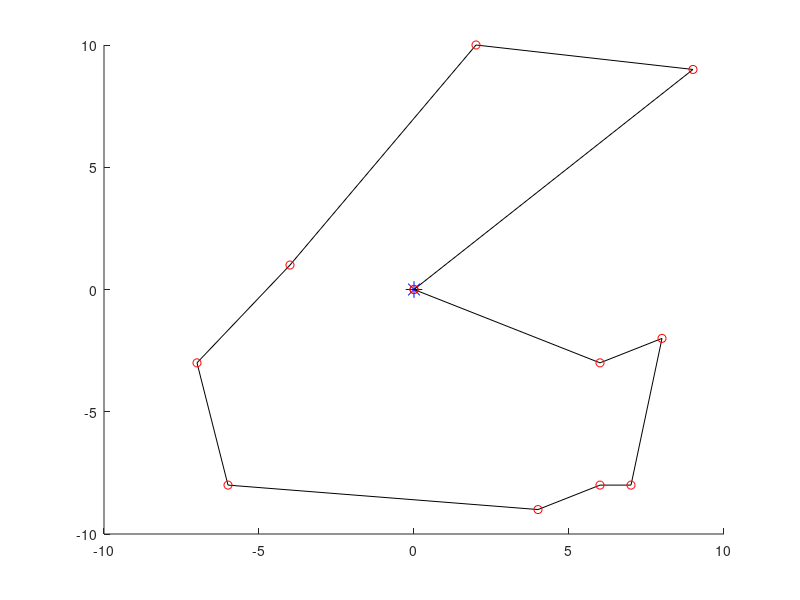
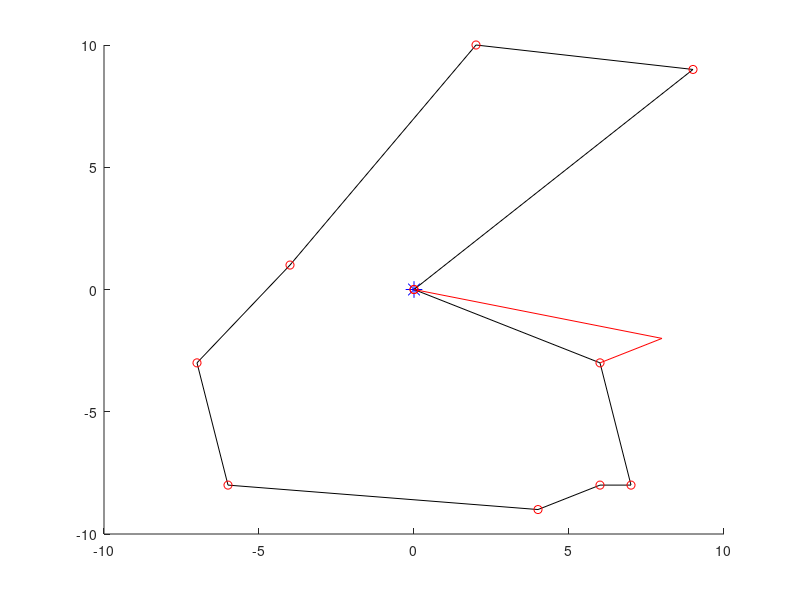
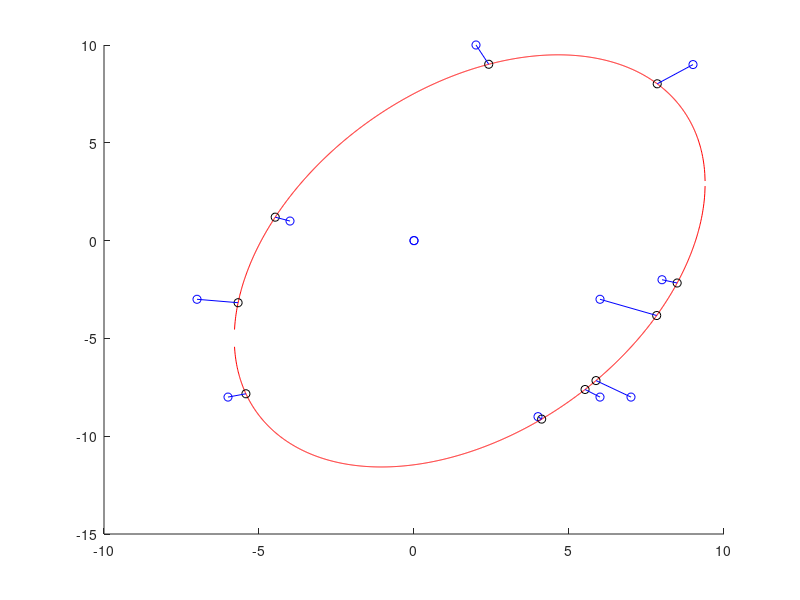

Write MATLAB code to recreate these figures, in order.
function[] = TDRA( )
% This main function will execute the entirety of the Truck and Drone 
% routing algorithm. 

%%%
% When it comes to calculating the "travel time between two customers" we will 
% use the distance between the two nodes for trucks. When calculating the 
% travel time between two customers by UAV, we will use the distance but 
% divided by a speed factor of 1.5.
%%%

    % Variables 
    %      C0            Set of customer locations with depot as the starting
    %                     location where C0.x is the x location of the
    %                     customers and C0.y is the y locations of the
    %                     customers. 
    %       c            Number of customers
    %       U            Set of drones
    %       u            Number of drones
    % aafDistancesTruck  Travel times between two customers i & j by truck
    %     soln           Our representation of the solution where:
    %                      ansoln.Part1 represents the sequence of customers
    %                          visited by the truck
    %                      ansoln.Part2 represents the assignment of
    %                          customers to UAVs & also the sequence of
    %                          visits by each UAV
    %                      ansoln.Part3 represents the launch locations of
    %                          each UAV for every flight
    %                      ansoln.Part4 represents the reconvene locations of
    %                          each UAV for every flight
    %       Rmax         Maximum number of iterations that our heuristic
    %                      will run
    %       WeightInfo   The weight of each heuristic which serves as an
    %                      indicator of the performance of the heuristic

    
    
    
    % Generate customer locations
%     C0.x = (50 - -50)*rand(1, 4) + -50;
%     C0.y = (50 - -50)*rand(1, 4) + -50;
%     C0.x = [ 0 -10 0 0 ]; % we treat the first slot as the depot;
%     C0.y = [ 0 0 -10 -5 ];  % we treat the first slot as the depot;
%     C0.x = [ 0 randi([-10, 10], 1, 10) 0 ];
%     C0.y = [ 0 randi([-10, 10], 1, 10) 0 ];
    
    C0.x = [ 0 -4 -7 -6 4 6 2 9 8 7 6 0 ];
    C0.y = [ 0 1 -3 -8 -9 -3 10 9 -2 -8 -8 0];
    
% %          0  1  2  3  4  0   Customer ID
% %          1  2  3  4  5  6   Indices
%     C0.x = [ 0  8  6 -7  1  0 ];
%     C0.y = [ 0 -2 -3 -3  2  0 ];

%            0  1  2  3  4  5  6  0  Customer ID
%            1  2  3  4  5  6  7  8  Indices
%     C0.x = [ 0 -2 -3  2  2  7 -4  0 ]; 
%     C0.y = [ 0  4  1  4  3  1  3  0 ]; 

% 
%     C0.x = [0, 1, 2, 3, 3, 2, 1, 0 ]
%     C0.y = [0, 1, 1, 0.1, -1, -1, -1, 0]

%%%%%%%%%%%%%%%%%%%%%%%%Testing ellipse fitting %%%%%%%%%%%%%%%%%%%%%%%%
% Slanted ellipse
%     C0.x = [ 1, 2, 3, 4, 4.5, 5, 5.5, 6, 6, 5.7, 5.5, 5, 4, 3, 1, ...
%              -1, -3, -6, -7, -7.5, -7, -6, ...
%              -3, -2, -1, -4, -5];
%     C0.y = [ 7, 6, 5, 4, 3, 2, 0.5, -1, -1.5, -3.5, -4, -5, -5.3, -5.2, -4.5,...
%              8, 8, 7, 6, 4, 2, 0, ...
%              -2.5, -3, -3.5, -1.5, -1];
    

% Ellipse along x axis; This works well 
%     C0.x = [ -3, -2.5, -2, -1.5, -1, -.5, 0, .5, 1, 1.5, 2, 2.5, 3, -3, -2.5, -2, -1.5, -1, -.5, 0, .5, 1, 1.5, 2, 2.5, 3 ];
%     C0.y = [ 0.54, 1.06, 1.34, 1.52, 1.64, 1.71, 1.73, 1.71, 1.64, 1.54, 1.34, 1.06, .54, -0.54, -1.06, -1.34, -1.52, -1.64, -1.71, -1.73, -1.71, -1.64, -1.54, -1.34, -1.06, -.54 ];

% Ellipse along y axis
%     C0.x = [ 0 [ -2 : 0.5 : 2 ] [ -2 : 0.5 : 2 ] 0]
%     C0.y = [0 sqrt( 1 - (C0.x(1 : 9).^2)/4 ) [ -1*sqrt( 1 - (C0.x(10 : 18).^2)/4 ) ] 0 ]
    



    % Plot the customer locations
%     hold on
%     figure( 1 );
%     plot(0,0,'b*', 'MarkerSize', 12)
%     plot(C0.x, C0.y, 'bo')
%     hold off

    
    % Numbers of customers (excluding the depot) 
    c = length(C0.x) - 2;
    
    % Number of drones
    U = [1, 2];
    u = length(U);
    
    % Initial and final temperature (Inputs for SA)
    T0 = 90;
    TFinal = 0.01; 
    Beta_SA = 0.99;
    Imax = 20;
    
    % Calculate the distances between each all points
    % Here, our first row of the columns is how far our depot is from each 
    % of the customers. 
    aafDistances = calculateDistances(C0.x, C0.y);
    
    
    % Initialize solution data structure
    soln.anPart1 = zeros(1, length(C0.x));  % the Truck Route
    soln.anPart2 = [-1];  % Assignment of customers to UAVs
    soln.anPart3 = [-1];  % Launch locations of the UAVs
    soln.anPart4 = [-1];  % Reconvene locations of the UAVs
    
    
    % Generate initial solution s, to the STRPD based on SA
    s = simulatedAnnealing(c, aafDistances, soln, T0, TFinal, Beta_SA, Imax, u);
    
%%%%%%%%%%%%%%%%%%%%%%%%%%%%%%%%%%%%%%%%%%%%%%%%%%%%%%%%%%%%%%%%%%%%%%%%
    % Test plotting our path with drones
    % THis is correct btw
%     s.anPart1 = [ 0 4 2 3 0 ];
%     s.anPart3 = [ 2 -1 ];   % These indices refer to the cell number in part 1, so this is wrong. 
%     s.anPart2 = [ 1 -1 ];   % visits customer 1
%     s.anPart4 = [ 3 -1 ];   % returns to index 2 of s.anPart1 (which is customer 3)
% 
%     s.anPart1 = [ 0 4 3 1 2 0 ];    % MOST RECENT TEST
%     s.anPart3 = [ 1 -1 4 ];
%     s.anPart2 = [ 5 -1 6 ];
%     s.anPart4 = [ 3 -1 5 ]; 
    
%     s.anPart1 = [ 0 4 2 0 ];
%     s.anPart3 = [ 2 3 -1 ];   % These indices refer to the cell number in part 1, so this is wrong. 
%     s.anPart2 = [ 1 3 -1 ];   % visits customer 1
%     s.anPart4 = [ 3 4 -1 ];   % returns to index 2 of s.anPart1 (which is customer 3)

%     s.anPart1 = [ 0 4 2 0 ];
%     s.anPart3 = [ 2 -1 3 ];   % These indices refer to the cell number in part 1, so this is wrong. 
%     s.anPart2 = [ 1 -1 3 ];   % visits customer 1
%     s.anPart4 = [ 3 -1 4 ];   % returns to index 2 of s.anPart1 (which is customer 3)

%     s.anPart1 = [ 0 4 2 0 ];
%     s.anPart3 = [ 2 -1 3 ];   % These indices refer to the cell number in part 1, so this is wrong. 
%     s.anPart2 = [ 1 -1 3 ];   % visits customer 1
%     s.anPart4 = [ 3 -1 4 ];   % returns to index 2 of s.anPart1 (which is customer 3)
%%%%%%%%%%%%%%%%%%%%%%%%%%%%%%%%%%%%%%%%%%%%%%%%%%%%%%%%
%%%%%%%%%%%%%%%%%%%%%%%%%%%%%%%%%%%%%%%%%%%%%%%%%%%%%%%%%%%%%%%%%%%%%%%%

    % Plot the truck and drone route
    plot_route( C0, s, 1);
    
    
    % Initialize best solution, the rsult of the best solution, the 
    % iteration number, and the temperature
    s_best = s;
    fs_best = f(aafDistances, s_best, u);
    
    
    % Elliptical stuff
    solnOut = ellipticalCustomerAssignment( s_best, C0, u);
    
    % ALAN FIX THIS
    % The reason our plot isn't working too well is because for whatever
    % reason, the solnOut is choosing to return to a customer location that
    % is further away than the one it should be returning to . 
    hold on; 
    plot_route( C0, solnOut, 4)
    hold off; 
    
    f(aafDistances, solnOut, u)

    % This is line 4 of Algorithm 1: Outline of the TDRA
    solnTest = apply_heuristic_2_opt(solnOut, C0, aafDistances)

    WeightInfo = weight_init();

    Rmax = 10; 
    for iIter = 1 : Rmax
        nHeuristic = select_heuristic(WeightInfo);
    end
    
end

%%%%%%%%%%%%%%%%%%%%%%%%%%%%%%%%%%%%%%%%%%%%%%%%%%%%%%%%%%%%%%%%%%%%%%%%%%%
function[ ] = plot_route( C0, s, fig_num ) 
% plot_route will take in the customer locations & the initial solution
% produced via the Simulated annealing method. It will then plot the route 
% the truck will take. 
% Input 
%   C0      The locations of all the customers
%   s       The route we are plotting 
%   u       The number of drones 
%  fig_num  The number of the figure
% Output
%   

    % Variables
    %    a, b     Placeholder variables for the coordinates 
    %  nCustInd   counter to keep track of the customer indices 
    
    % Plot the truck route
    nCustInd = 2;
    a = [ 0 ]; 
    b = [ 0 ]; 
    
    % Fill in these a and b arrays
%     for i = s.anPart1( 2 : length(C0.x) - 1 )
    for i = s.anPart1( 2 : length(s.anPart1) - 1)
        a(nCustInd) = C0.x(i+1);
        b(nCustInd) = C0.y(i+1);
        nCustInd = nCustInd + 1; 
        a;
        b;
    end

    a(end + 1) = 0;
    b(end + 1) = 0;


        
    % Initialize the coords visited by the drones
    aanDrones = zeros(length(s.anPart2)-1, 6);
    
    C0;
    s; 
    % Fill in this matrix
    for iCustomer = 1 : length(s.anPart2)        
        if s.anPart2(iCustomer) == -1
            aanDrones( iCustomer, : ) = -1*ones(1, 6);
%             aanDrones = [ aanDrones ; -1*ones(1, 6) ]
            
        else
            aanDrones(iCustomer, 1) = C0.x(s.anPart1(s.anPart3(iCustomer)) + 1);
            aanDrones(iCustomer, 4) = C0.y(s.anPart1(s.anPart3(iCustomer)) + 1);

            aanDrones(iCustomer, 3) = C0.x(s.anPart1(s.anPart4(iCustomer)) + 1);
            aanDrones(iCustomer, 6) = C0.y(s.anPart1(s.anPart4(iCustomer)) + 1);

            aanDrones(iCustomer, 2) = C0.x(s.anPart2(iCustomer) + 1);
            aanDrones(iCustomer, 5) = C0.y(s.anPart2(iCustomer) + 1);
        end
    end
    
    
    
    % Plot the drone route
    aColors = ["r--", "b--", "g--", "k--", "m--"];
        
    % 
    aDimensions = size(aanDrones);
    
    % Plot this stuff
    figure(fig_num)
    hold on; 
    plot(0,0,'b*', 'MarkerSize', 12)
    plot(a, b, 'k-')
    plot(a, b, "ro")
    
    iDrone = 1; 
    for iRow = 1 : aDimensions 
        x = [ 0 ];
        y = [ 0 ]; 
        
        if aanDrones(iRow, 1) == -1
            iDrone = iDrone + 1; 
        else
            for iCol = 1 : 3
                x(iCol) = aanDrones(iRow, iCol);
                y(iCol) = aanDrones(iRow, iCol+3);
            end
            
            plot(x, y, aColors(iDrone));
        end
    end
    hold off; 
end

function[ aafDistances ] = calculateDistances( x, y )
% calculateDistances will calculate the distances between all the points 
%   on the graph
% INPUT
%   x, y   the x and y coordinates of the customers
% OUTPUT
%   aafDistances   An array of distances where D_ij is the distance between 
%                    house i and house j; this matrix should be symmetric

    % Variables
    %
    
    % Initialize the distances array
    aafDistances = zeros(length(x));
    
    % Calculate the distances
    for i = 1 : length(x)
        for j = 1 : length(x)
            aafDistances( i, j ) = sqrt( (x(i) - x(j))^2 + (y(i) - y(j))^2 );
        end
    end
    
end

function[ s_best ] = ...
    simulatedAnnealing( c, aafDistances, soln, T0, TFinal, Beta_SA, Imax, u)
% simulatedAnnealing function will take in an array of distances 
% and will generate a random TRP (traveling repairman problem).
% INPUT
%   c              The length of the soln
%  aafdistances    Array of distances between customers
%  soln            Data structure of solution
%   T0             The initial temperature
%   TFinal         The final temperature we want to approach
%  Beta_SA         The cooling schedule for our simulated annealing
%   Imax           The maximum number of iterations
%   u              The numebr of drones
% OUTPUT
%  s_best          Returns the best solution to the TRP 


    % Variables
    %  soln       Data structure with solutions parts 1, 2, 3, and 4 
    %     s       Solution to the TRP problem
    %  s_best     Best solution
    % fs_best     The result of the best solution7
    %     T       The current temperature of our simulated annealing
    

    % Initialize our current and final temperatures
    T = T0;     
    
    % Generate a ranomd TRP (Traveling Repairman Problem) 
    % randomly insert all customers into vector    
    soln.anPart1 = [ 0 randperm(c) 0 ];
    s = soln; % create duplicate of soln for comparison
    
    % Initilaize the best solution and the best result 
    s_best = s;
    fs_best = f(aafDistances, s, u); 
    
    sPrime = soln;
    
    % Run the simulated annealing process
    while T > TFinal
        for i = 1 : Imax 
            % Find neighbor to s
            sPrime.anPart1 = neighbor(s);
            

            
            % Check if neighbor is better than current solution 
            diff = fs_best - f(aafDistances, sPrime, u);
            
            % Check if neighbor is better
            if f(aafDistances, sPrime, u) < f(aafDistances, s_best, u)
                s_best.anPart1 = sPrime.anPart1;
                fs_best = f(aafDistances, sPrime, u); 
            end
            
            % Boltzmann probability time babbbyyyy
            if rand() < exp(-abs(diff) / T)
                s.anPart1 = sPrime.anPart1;
            end
            
        end
        
        % Cooling schedule
        T = Beta_SA * T; 
    end
    
    
    
end

function[ solnOut ] = ellipticalCustomerAssignment( solnIn, C0, k )
% The ellipticalCustomerAssignment heuristic function will take in a soln
% and then will return another solution. 

% INPUT
%  solnIn      This is the input solution
%  C0          The locations (coordinates) of the customers
%  k           Number of drones
% OUTPUT
%  solnOut     This is the output solution

    % VARIABLES
    %    D        The design matrix
    %    C        The constraint matrix
    %    S        Scatter matrix
    %    V        Matrix with columns being the eigenvectors
    %    D        Matrix where diagonals are eigenvalues
    %    g        Anonymous function for distance from point to conic
    %    h        Anonymous function for distance between two points
    % aVectorScaled  The parameters that create our ellipse
    % anSortedTruckCustomers   Vector of truck customers sorted by distance
    %                          to ellipse
    % aafDistances  Get the distances between all the points
    
    
    % Create matrix of distances
    aafDistances = calculateDistances(C0.x, C0.y);
    
    % Assign initial variables 
    solnOut = solnIn; 
    fSolnOut = f( aafDistances, solnIn, k);
    
    % Fit an ellipse to C0 
    % First create our design matrix
    D = zeros(length(C0.x) - 1, 6);
    for iRow = 1 : length(C0.x) - 1
        D( iRow, 1 ) = (C0.x(iRow))^2;
        D( iRow, 2 ) = C0.x(iRow) * C0.y(iRow);
        D( iRow, 3 ) = (C0.y(iRow))^2;
        D( iRow, 4 ) = C0.x(iRow);
        D( iRow, 5 ) = C0.y(iRow);
        D( iRow, 6 ) = 1;
        

    end
    
    
    % Next our constraint matrix
    C = zeros(6); 
    C(1, 3) = 2;
    C(3, 1) = 2;
    C(2, 2) = -1; 
    
    % Create scatter matrix
    S = D' * D;
    
    % Find our eigenvalues and eigenvectors
    [ eigenvector, eigenvalue ] = eig( S, C );
    
    % Find the smallest eigenvalue
    fMinDiag = inf;
    for iDiagonal = 1 : 6
        if eigenvalue(iDiagonal, iDiagonal) > 1e-6 && eigenvalue(iDiagonal, iDiagonal) < fMinDiag
            iMinDiag = iDiagonal;
            fMinDiag = eigenvalue(iDiagonal, iDiagonal);
        end
    end
    
    
    % Scale the parameters so that a'C*a = 1
    aVector = eigenvector( :, iMinDiag );
    fScaling = aVector' * C * aVector;
    aVectorScaled = aVector / sqrt(fScaling);
        
    
    % This function gives us the algebraic distance of any point (x, y)
    % from the conic. 
    g = @( a, x, y) (a(1)*x.^2 + a(2).*x.*y + a(3)*y.^2 + a(4)*x + a(5)*y + a(6));
    
    
    % Create functions from the quadratic formulas    
    fplus  = @(a, x) ( -(a(2)*x + a(5)) + sqrt( (a(2)*x + a(5)).^2 - 4*a(3)*(a(1)*x.^2 + a(4)*x + a(6)) ) ) / (2*a(3));
    fminus = @(a, x) ( -(a(2)*x + a(5)) - sqrt( (a(2)*x + a(5)).^2 - 4*a(3)*(a(1)*x.^2 + a(4)*x + a(6)) ) ) / (2*a(3));
    
    
    % Create array of points
    afXData = [ min(C0.x) - 10 : 0.01 : max(C0.x) + 10 ];
    % Check to see if the x and y are imaginary
    counter = 1;
    for x = afXData
        if isreal(fplus( aVectorScaled, x )) && fplus( aVectorScaled, x) ~= 0
            afXGoodData(counter) = x;
            afYDataPositive(counter) = fplus( aVectorScaled, x ); 
        end
        
        if isreal(fminus( aVectorScaled, x )) && fminus( aVectorScaled, x) ~= 0
            afYDataNegative(counter) = fminus( aVectorScaled, x );
        end
        
        if isreal(fminus( aVectorScaled, x )) && isreal(fplus( aVectorScaled, x ))
            counter = counter + 1; 
        end
        
        
    end
               
    
    % Plot the points
    figure(12345)
    hold on; 
    plot(C0.x, C0.y, 'bo')
    plot(afXGoodData, afYDataPositive, 'r-')
    plot(afXGoodData, afYDataNegative, 'r-')
    

    
    % Given a customer point (xi, yi), find the point (x, y) on an ellipse
    % that minimizes the distance between (xi, yi) and (x, y)
    
    % Set the max number of iterations, the threshold
    % for convergence
    nMax = 30; 
    fThreshold = 10^(-6);
    
    % Hard code the function and its jacobian
    h = @(x, y, lambda, xi, yi, a) ...
        [ 2*x - 2*xi + 2*a(1)*x*lambda + a(2)*lambda*y + a(4)*lambda; 
          2*y - 2*yi + a(2)*lambda*x + 2*a(3)*lambda*y + a(5)*lambda; 
          a(1)*x^2 + a(2)*x*y + a(3)*y^2 + a(4)*x + a(5)*y + a(6) ];

    h_jacobian = @(x, y, lambda, xi, yi, a) ...
        [ 2 + 2*a(1)*lambda, a(2)*lambda, 2*a(1)*x + a(2)*y + a(4); 
          a(2)*lambda, 2 + 2*a(3)*lambda, a(2)*x + 2*a(3)*y + a(5); 
          2*a(1)*x + a(2)*y + a(4), a(2)*x + 2*a(3)*y + a(5), 0 ];
      
   % Initialize ellipse points
   afEllipse.x = [];
   afEllipse.y = [];
   
   % Initialize vector of distances
   afDistanceFromEllipse = zeros(1, length(C0.x)-2); 
    
   %Instead of iterating through the length of the arrays, iterate through   
   for nCustomer = solnIn.anPart1(2 : end - 1)
       % Set initial guess
       %                  x                y        lambda
       afGuess = [ C0.x(nCustomer + 1); C0.y(nCustomer + 1); 0 ]; 
       
       
       % Get the unknowns
       [ ae_vals, j, aUnknowns ] = ... 
           newtons_method( nMax, afGuess, fThreshold, h, h_jacobian, aVectorScaled, C0, nCustomer+1);
       
       % Plot the point on the ellipse
       plot(aUnknowns(1, j-1), aUnknowns(2, j-1), 'ko')
       
       % Store the ellipse point
       afEllipse.x = aUnknowns(1, j-1);
       afEllipse.y = aUnknowns(2, j-1); 
       
       % Calculate the distance between customers and closest pt on ellipse
       afDistanceFromEllipse( nCustomer ) = sqrt( (afEllipse.x(end) - C0.x(nCustomer+1))^2 + ...
           (afEllipse.y(end) - C0.y(nCustomer+1))^2 );
       
       % Plot those thangs 
       plot( [ C0.x(nCustomer+1); afEllipse.x ], [C0.y(nCustomer+1); afEllipse.y], 'b-' )
%        [ C0.x(nCustomer); afEllipse.x ]
% %        for i = 1 : length(C0.x)
% %            plot( [ C0.x(nCustomer+1); afEllipse.x(nCustomer) ], [C0.y(nCustomer+1); afEllipse.y(nCustomer)], 'b-' )
% %        end
% %        hold off; 
             
              % Final Output Lines
%        fprintf("\n")
%         fprintf("Final Output Line for Part (a)\n")
%         fprintf("Current k    |      e^(k+1)     |      x^(k+1)\n" );
%         fprintf("  %4d       |   %10.10f   |   [ %2.6f ; %2.6f; %2.6f ]   \n", k-2, ae_vals(k-1), aUnknowns(1, k-1), aUnknowns(2, k-1), aUnknowns(3, k-1))
       
   end
    
   hold off;
   
   
   % Sort the customer in descending order from distance to the ellipse
   [ afSortedDistances, anSortedTruckCustomers ] = sort( afDistanceFromEllipse, 2, "descend" );

   afSortedDistances;
   
   
   % Get the distance matrix (the distances between all the points)
   aafDistances = calculateDistances(C0.x, C0.y); 
   
   
    % Now we start looping until no feasible position is available for
    % customers in the list for re-insertion in UAV routes
%     feasible = 1;  %
%     temp_counter = 0;     % this temporary counter will eventually be removed, 
                          % it is taking place of the feasibility thing
           
    bDone = 0;


    
% if for one iteration of the repeat loop, doesn't improve. 


    while ~bDone 
        % Initialize the "previous" best waiting time
        fTotalWaitingTimePrev = fSolnOut; 

        for i = 1 : length(anSortedTruckCustomers)           
            % Store the index of customer i in anSortedTruckCustomers
            jCust = anSortedTruckCustomers(i);  % customer index at index i in anSortedTruckCustomers
            
            % Select customer c_j in the list & remove it from truck route
            solnRemovedCustomer = soln_remove_truck_customer(solnIn, jCust);

%             %%%%% TEMPORARY STUFF REMOVE AFTER TESTING %%%%%
%             solnIn.anPart1 = [0 10 9 8 7 3 5 6 0];
%             solnIn.anPart3 = [ 1 6 -1 2 3 6];
%             solnIn.anPart2 = [11 1 -1 12 4 2];
%             solnIn.anPart4 = [3 7 -1 3 6 7];
%             solnIn
%             jCust = 8  % This is the customer we will be removing
%             %%%%% TEMPORARY STUFF REMOVE AFTER TESTING %%%%%
            
            % Check all potential positions in truck route
            for iTruckStop = 2 : length(solnIn.anPart1) - 1
                % Insert the customer in the truck route
                insertedTruckSoln = ...
                    soln_insert_truck_customer(solnRemovedCustomer, jCust, iTruckStop);
                
                
                % Check feasibility 
                % Totally checking feasibility, yep looks super great
                bFeasible = check_feasibility(insertedTruckSoln);           
                
                % Calculate the total waiting time
                fTruckInsertionWaitingTime = f( aafDistances, insertedTruckSoln, k ); 

                % Compare this s to our original s_out
                if bFeasible && (fTruckInsertionWaitingTime < fSolnOut)
                    solnOut = insertedTruckSoln; 
                    fSolnOut = fTruckInsertionWaitingTime; 
                end
            end

            % Intialize feasibility for inserting customer into drone
%             bFeasible = 1;  
            
            indexindexindex = 1;
            % Check all potential positions in drone route
            for iDrone = 1 : k
                for iStopLeave = 1 : length(solnRemovedCustomer.anPart1)
                    for iStopReturn = iStopLeave + 1 : length(solnRemovedCustomer.anPart1)
                        % Insert the customer in the truck route
                        insertedDroneSoln = ... 
                            soln_add_drone_customer(solnRemovedCustomer,...
                            jCust, iDrone, iStopLeave, iStopReturn);

                        % Check feasibility
                        bFeasible = check_feasibility(insertedDroneSoln, C0, aafDistances);

                        % Let's check what it looks like
%                         hold on; 
%                         plot_route( C0, insertedDroneSoln, indexindexindex)
%                         hold off;
                        
                        % Calculate the total waiting time
                        % note: when calculating wait times, we are using
                        % the CURRENT soln.anPart1 
                        fDroneInsertionWaitingTime = f( aafDistances, insertedDroneSoln, k); 

                        % Compare this to the solnOut
                        if bFeasible && (fDroneInsertionWaitingTime < fSolnOut)
                            solnOut = insertedDroneSoln; 
                            fSolnOut = fDroneInsertionWaitingTime; 
                        end

                        indexindexindex = indexindexindex + 1; 
                    end
                end
            end
        end % here here here


        % Remove the customer from the list
        anSortedTruckCustomers(1) = []; 


        % right here
        if fTotalWaitingTimePrev <= fSolnOut 
            bDone = 1; 
        end
    end

end

function[ ae_vals, k, aUnknowns ] = ...
    newtons_method( nMax, afGuess, fThreshold, h, h_jacobian, a, C0, iCustomer )
% Newton's method will approximate the roots of our function h. For this
% particular problem, h is the gradient of our distance formula. 
% Input
%   nMax               The maximum number of iterations
%   afGuess            Our initial guess
%   fThreshold         The threshold for convergence
%   h                  The function we are trying to find the root of 
%   h_jacobian         The jacobian of function h
%   aVectorScaled      The paramters we found to create our ellipse
%   C0                 Our set of customers
%   iCustomer          The current customer we are at
% Output
%   ae_vals            Array of error values
%   k                  Number of iterations
%   aUnknowns          Array of unknowns we are trying to find

    % Local Variables
    %  k           Number of iterations it took to converge
    %  e           The error value
    %  xi          x coordinate of the customers
    %  yi          y coordinate of the customers
    
    % Initialize k values and error value e
    k = 1; 
    e = 99;   % absurd error value
    
    % Create variables for the x and y coordinates of the customers
    xi = C0.x(iCustomer); 
    yi = C0.y(iCustomer); 
    
    % Initialize vector to hold the updating x, y, and lambda values and
    % vector for e values
    aUnknowns = zeros(3, nMax); 
    ae_vals = zeros(1, nMax); 
    aUnknowns(:, 1) = afGuess; 
    ae_vals(1) = e; 
    
    % Run Newton's Method for the vector case
    while k < nMax + 2 && ae_vals(k) > fThreshold
        aUnknowns(:, k+1) = aUnknowns(:, k) - ... 
            h_jacobian(aUnknowns(1, k), aUnknowns(2, k), aUnknowns(3, k), xi, yi, a) \ ...
            h(aUnknowns(1, k), aUnknowns(2, k), aUnknowns(3, k), xi, yi, a ); 
        
        % Calculate the error
        ae_vals(k+1) = norm( aUnknowns(:, k+1) - aUnknowns(:, k) );
        
        % Print k, the error and the value
%         fprintf("Current k    |      e^(k+1)     |      x^(k+1)\n" );
%         fprintf("  %4d       |   %10.10f   |   [ %2.6f ; %2.6f; %2.6f ]   \n", k-1, ae_vals(k+1), aUnknowns(1, k+1), aUnknowns(2, k+1), aUnknowns(3, k+1))
        
        % Update k 
        k = k + 1; 
    end
end

function[ solnOut ] = soln_remove_truck_customer(solnIn, jCust)
% The soln_remove_truck_Customer function takes in a solution structure and
% the customer j that we will be removing from the truck route. It will
% first loop over soln.anPart1 to find jCust. Then it will "remove him" by
% esentially shifting everyone in solnIn.anPart1 after him down by 1. 
% Input
%  solnIn     The solution we are currently working with
%  jCust      The customer we will be removing from part 1 of solnIn
% Output
%  solnOut    The resulting solution

    % Local variables
    %  iCustomer     counter variable to keep track of the customer index
    %  
    
    % Loop over soln.anPart1 to find jCust
    for iCustomer = 1 : length(solnIn.anPart1)
        if solnIn.anPart1(iCustomer) == jCust
            jCustIndex = iCustomer; 
        end
    end
    
    % Remove jCust and shift everyone down
    solnIn.anPart1(jCustIndex) = [];
    solnIn.anPart1;

    % Shift things in part 3 and part 4 that are after the removal slot
    % down by 1
    nDroneCounter = 1; 
    for nIndex = 1 : length(solnIn.anPart3)
        if solnIn.anPart3(nIndex) < 0
            nDroneCounter = nDroneCounter + 1;
            
        else
            if solnIn.anPart3(nIndex) > jCustIndex  % "if it comes after"
                solnIn.anPart3(nIndex) = solnIn.anPart3(nIndex) - 1;  
            end
            
            if solnIn.anPart4(nIndex) > jCustIndex
                solnIn.anPart4(nIndex) = solnIn.anPart4(nIndex) - 1; 
            end
        end
    end
    
    % Return the solnOut
    solnOut = solnIn; 
  
end

function[ solnOut ] = soln_insert_truck_customer(solnIn, jCust, iStop)
% The soln_insert_truck_customer method will take in the solution, the
% jCustomer we will be inserting, and the place where the truck will be
% inserted. 
% Inputer
%    solnIn    The input solution
%    jCust     the customer that will be inserted
%    iStop     Where the truck will be placed

    % Local Variables
    %
    
    % Initialize the out solution 
    solnOut = solnIn;
    
    % First insert values 1 to iStop - 1
    solnOut.anPart1 = solnIn.anPart1(1 : iStop - 1);
    
    % Next insert jCust
    solnOut.anPart1(iStop) = jCust; 
    
    % Next insert the remaining values iStop to the end of the array
    solnOut.anPart1 = [ solnOut.anPart1 solnIn.anPart1(iStop : end)]; 
    
    % Update anPart3 and anPart4
    nDroneCounter = 1; 
    for nIndex = 1 : length(solnIn.anPart3)
        if solnIn.anPart3(nIndex) < 0
            nDroneCounter = nDroneCounter + 1; 
        else
            if solnIn.anPart3(nIndex) >= iStop
                solnOut.anPart3(nIndex) = solnIn.anPart3(nIndex) + 1; 
            end
            
            if solnIn.anPart4(nIndex) >= iStop
                solnOut.anPart4(nIndex) = solnIn.anPart4(nIndex) + 1; 
            end
        end
    end             
end

function[ solnOut ] = ...
    soln_add_drone_customer(solnIn, jCust, iDrone, iStopLeave, iStopReturn)
% soln_add_drone_customer will take in the current solution data structure,
% the customer we will be including, the drone that will be delivering to
% it as well as where the drone will be departing from and arriving to. 
% Input
%  solnIn       Current solution
%  jCust        Customer we are inserting
%  iDrone       The drone that will be delivering to that customer
%  iStopLeave   The index from which the drone will be leaving (based off
%                of the indices from soln.anPart1) 
%  iStopReturn  The index where the drone will be returning (also based off
%                of the indices from soln.anPart1)

% Output
%  solnOut      The resutling solution. 

    % Local variable
    % iPart3Drone     The drone we are currently looking at in part 3
    
    
    % Find the drone we are looking for in solnIn.anPart3
    iPart3Drone = 1;                   
    nDroneCounter = 1;
    
    % Initialize the solnOut
    solnOut = solnIn; 
    
    while (nDroneCounter ~= iDrone)
        % If we hit a separator (-1) increment the drone
        if (solnIn.anPart3(iPart3Drone) == -1)
            nDroneCounter = nDroneCounter + 1; 
        end
        iPart3Drone = iPart3Drone + 1; 
    end
    
    
    % Look for where iStopLeave fits in solnIn.anPart3 (start from
    % iPart3Drone)
    bPlaced = 0;
    iLeavePlacement = iPart3Drone; 
    while (~bPlaced)        
        % In the case that we want to assign drone n a customer, but there
        % are currently no drone n customers
        if iLeavePlacement > length(solnIn.anPart3)
            % Insert placeholder slot
            solnOut.anPart3(end + 1) = 0;
            solnOut.anPart2(end + 1) = 0; 
            solnOut.anPart4(end + 1) = 0; 
        end
                    
        if (solnOut.anPart3(iLeavePlacement) < iStopLeave)
            % Then we place it in index iLeavePlacement
            bPlaced = 1; 
            
        else
            % We iterate through
            iLeavePlacement = iLeavePlacement + 1; 

        end
    end
    
    
    % Shift oclumns in Part 3 up by 1
    % Shift the columns at & abova where it goes to the right by 1
    solnOut.anPart3 = solnIn.anPart3(1 : iLeavePlacement - 1); 
    
    % Insert the index it will be leaving from
    solnOut.anPart3(iLeavePlacement) = iStopLeave;
    
    % Insert the remaining values iStopLeave to the end of the array
    solnOut.anPart3 = [ solnOut.anPart3 solnIn.anPart3(iLeavePlacement : end) ];
    
    % ----
    % Shift columns in Part 2 up by 1
    % Shift the columns at & abova where it goes to the right by 1
    solnOut.anPart2 = solnIn.anPart2(1 : iLeavePlacement - 1);
    
    % Insert the customer jCust
    solnOut.anPart2(iLeavePlacement) = jCust; 
    
    % Insert the remaining values iStopLeave to the end of the array
    solnOut.anPart2 = [ solnOut.anPart2 solnIn.anPart2(iLeavePlacement : end) ]; 
    
    
    % ----
    % Shift the columns in Part 4 up by 1
    % Shift the columns at & above where it goes to the right by 1
    solnOut.anPart4 = solnIn.anPart4(1 : iLeavePlacement - 1);

    % Insert the customer return index
    solnOut.anPart4( iLeavePlacement ) = iStopReturn; 
    
    % Insert the remaining values iStopLeave to the end of the array
    solnOut.anPart4 = [ solnOut.anPart4 solnIn.anPart4(iLeavePlacement : end) ];       
end

function[ sPrime ] = neighbor( soln )
% The neighbor function will implement the well-known 2-opt method for
% creating neighbors for our current solution s. Here, we must note that
% our 2-opt method will switch two customers within the vector of Parts 1
% and 2. The customers are selected randomly. Our 2-opt is a local search
% heuristic.

% INPUT
%   soln       Current solution data structure.
% OUTPUT
%  sPrime      A neighbor to input solution soln

    % Variables
    %    sPrime    The soln.anPart1 which is the neighbor to our original 
    %                soln.anPart1  
    %  randIndex1  The index of the customer that will be switched out from
    %                part 1 of the soln data structure
    %  randIndex2  The index of the customer that will be switched out from
    %                part 2 of the soln data structure. 
    %    nTemp     A temporary variable that holds the customer at index 
    %                randIndex1
    
    
    % Randomly pick two customer indices from anPart1 
    randIndex1 = -1;
    randIndex2 = -1;
    
    % Make sure that we don't pick the same two indices
    while randIndex1 == randIndex2
        randIndex1 = randi([2, length(soln.anPart1)-1]);
        randIndex2 = randi([2, length(soln.anPart1)-1]); 
    end
    
%     fprintf("Before switching: \n")
%     soln.anPart1
    
    % Switch their positions in soln.anPart1
    nTemp = soln.anPart1(randIndex1);
    soln.anPart1(randIndex1) = soln.anPart1(randIndex2);
    soln.anPart1(randIndex2) = nTemp; 
    
% %     fprintf("after switching: \n")
%     soln.anPart1
    
    % Return the new neighbor to the input solution
    sPrime = soln.anPart1;
    
end

function[ bValid ] = check_flight_validity( aafDistances, nLeaving, nVisiting, nReturning ) 
% Check flight validity will take a matrix of distances, as well as the
% leaving, visiting, and returning nodes of a drone flight path. It will
% then determine if the flight distance of the drone falls within
% parameters. 

% Input
%   aafDistances    Matrix of distances between customer nodes
%   nLeaving        The node from which the drone will be leaving
%   nVisiting       The customer node which the drone visits
%   nReturning      The cusotmer that the drone returns to 
% Output
%   bValid          Boolean variable that determines whether the flight
%                       path is valid

    % Variables
    % maxDistance   The maximum flight distance a drone can fly
    % alpha         The factor by which the flight distance is divided to
    %                 account for drone speed
    % a             Distance from departure to the customer
    % b             Distnace from the customer to the returning depot
    % fDrone Distance   The total "distance" flown by the drone
    

    % Initialize max flight distance, alpha, and boolean valid variable
    maxDistance = 10; 
    alpha = 1.5;
    bValid = 1; 
    
    % Calculate the distance from departure to the customer
    a = aafDistances(nLeaving+1, nVisiting+1); 

    % Calculate the distance from the customer to the returning
    b = aafDistances(nVisiting+1, nReturning+1); 

    % Total drone distance 
    fDroneDistance = (a+b)/alpha; 

    if fDroneDistance > maxDistance
        bValid = 0; 
    end
end

function[ fTotalWaitTime ] = f( aafDistances, soln, k)
% This function f is our wait time function. In this case, we treat
%  the time = distance for our trucks and we calculate the time for the 
%  drones using a speed factor of 1.5

% INPUT
%   aafDistances    Array of floats containing the distances between custs.
%   soln            Data structure of solutions in parts 1, 2, 3 and 4 
%   k               Number of drones
% OUTPUT
%   fTotalWaitTime  Float of total wait time 
    

    % Variables
    %   alpha         Our speed factor for the drones. 
    %   aSoln         Current solution
    
    
    % Initialize constants
    alpha = 1.5;
    
    
    % Create temporary list of customers
    anCustomers = soln.anPart1;
    
    % Create vector arrival and departure times for drones and trucks
    aafDroneArrivalTime = zeros(k, length(aafDistances));
    aafTruckArrivalTime = zeros(1, length(aafDistances));
    aafTruckDepartureTime = zeros(1, length(aafDistances));
    
    % Calculate the total wait time for the truck customers
    iPrevious = 1; 
    for iCustomerIndex = 2 : length(soln.anPart1) % Here iCustomerIndex = 1 & = length(soln.anPart1) are the nodes 
        iDrone = 1; % Initialize drone counter
        
        % Calculate the arrival time of the truck to this node        
%         aafTruckArrivalTime(anCustomers(iCustomerIndex) + 1) = ...
%             aafDistances( anCustomers(iCustomerIndex - 1) + 1, anCustomers(iCustomerIndex) + 1 ) ...
%           + aafTruckArrivalTime( anCustomers(iCustomerIndex - 1) + 1);
        aafTruckArrivalTime(anCustomers(iCustomerIndex) + 1) = ...
            aafDistances( anCustomers(iCustomerIndex - 1) + 1, anCustomers(iCustomerIndex) + 1 ) ...
          + aafTruckDepartureTime( anCustomers(iCustomerIndex - 1) + 1);
        
%         "Put this arrival times in aafTruckDepartureTimes and vector and 
%          then update them if they have a drone approaching that same
%          node. So that if there is no drone going towards customer at
%          iCustomerIndex, then they already have something in their truck
%          arrival time vector. That is, we are assuming that no customer
%          has a drone delivering to them. 
%          NOTE: ASSUME INSTANTANEOUS ARRIVAL AND DEPARTURE
        aafTruckDepartureTime(anCustomers(iCustomerIndex) + 1) = ...
            aafTruckArrivalTime(anCustomers(iCustomerIndex) + 1);
        

        
        for iReconveneIndex = 1 : length(soln.anPart4)
            
            % Check if we have an "X" there
            if soln.anPart4(iReconveneIndex) == -1
                iDrone = iDrone + 1;
            end
            
            % Get the arrival time of the drones
            if iCustomerIndex == soln.anPart4(iReconveneIndex) % This means there is a drone flying to this point

                % calculate distance from departure node to customer node
                a = aafDistances( anCustomers(soln.anPart3(iReconveneIndex)) + 1, soln.anPart2(iReconveneIndex) + 1);
                
                % Calculate distance from customer node to arrival node
                b = aafDistances( soln.anPart2(iReconveneIndex) + 1, anCustomers(soln.anPart4(iReconveneIndex)) + 1);
%                 b = aafDistances( soln.anPart2(iReconveneIndex) + 1, anCustomers(soln.anPart4(iReconveneIndex) + 1) );

                
                aafDroneArrivalTime(iDrone, anCustomers(soln.anPart4(iReconveneIndex)) + 1) = (a + b)/alpha;
                
                %%%% WORKS TILL HERE %%%%
                
                % if Truck is there before the drone, it must wait
                if aafTruckArrivalTime(anCustomers(iCustomerIndex) + 1) < ... 
                        max (aafDroneArrivalTime( :, anCustomers(iCustomerIndex) + 1 ) ) ...
                        + aafTruckDepartureTime(anCustomers(iPrevious) + 1) % added this addition bit

                    aafTruckDepartureTime(anCustomers(iCustomerIndex) + 1) = ...
                        max (aafDroneArrivalTime( :, anCustomers(iCustomerIndex) + 1) ) + ...
                        aafTruckDepartureTime(anCustomers(iPrevious) + 1);
                    % do we need to add everything up to this point to the
                    % distance traveled by the drone??
                elseif aafTruckArrivalTime(anCustomers(iCustomerIndex) + 1) > max( aafDroneArrivalTime( :, iCustomerIndex) )
                    % If the drone is there before the truck
                    aafTruckDepartureTime(anCustomers(iCustomerIndex) + 1) = aafTruckArrivalTime( anCustomers(iCustomerIndex) + 1);
                end
                    
            end
            
        end
       iPrevious = iPrevious + 1;  
    end
    
    
    % Get the total waiting time 
    fTotalWaitTime = aafTruckDepartureTime( soln.anPart1(end - 1) + 1 ); 


%     %% NOTES
%     % WE MIGHT HAVE TO CREATE IF STATEMENT FOR WHAT TO RETURN. For example,
%     % if the last customer is visited by a drone and arrives there before
%     % the truck, we are not interested in waiting for the truck to get
%     % there (since our drone would have already delivered to the customer).
%     %   In this case we don't want to return the aafTruckDepartureTime. 
% 
%     % Potential Fix: in the case that we visit a customer and the drone
%     % gets there faster, IF there is a customer to visit afterwards, THEN
%     % we choose the higher time. ELSE (last customer), we take the minimum.
%     % Look at the picture titled "ECA_fig1"

end

function[ bFeasible ] = check_feasibility( solnIn, C0, aafDistances )
% This function will check the feasibility of the solution that is passed 
% in. It will check that several requirements are satisfied: 
% FOR DRONES: 
% - Travel distance for each drone <= max
% - Leaving stop of drone (part 3) < returning stop of drone (part 4)**
% - No overlapping drone trips (we don't give a drone in the air a delivery)
%       - for each slot in part 4, make sure entry in slot+1 of part 3 is 
%         >= the part 4 value
% GENERAL: 
% - Make sure each customer is delivered to 
% - Battery pack availability/battery life for consecutive trips
% - No out and back trips (covered by **) (part3 == part4)
% TRUCK: 
% - truck must start and end at the depot
% Input
%  solnIn         Input solution
%  C0             The customer locations
%  aafDistances   The distances between customer nodes
% Output
%   bFeasible  Boolean value that is true if the solution is feasible; 
%               false otherwise

    % Local variables
    %  maxDistance     The max distance a drone can fly
    %  alpha           Drone flight multiplier constant
    %  fDroneDistance  The distance flown by a specific drone

    % Initialize drone flight multiplier constant
    alpha = 1.5;

    % Initialize maxDistance variable
    maxDistance = 10; 
    
    % Initialize bFeasible to true
    bFeasible = 1; 

    % Create variable for all of the customers
    anCustomers = solnIn.anPart1; 

    % Make sure that drone isn't traveling back and forth
    iCustIndex = 1; 
    while iCustIndex <= length(solnIn.anPart3) && bFeasible
        if (solnIn.anPart3(iCustIndex) == solnIn.anPart4(iCustIndex) && solnIn.anPart3(iCustIndex) ~= -1)
            bFeasible = 0; 
        end

        if (solnIn.anPart3(iCustIndex) == 1 && (solnIn.anPart4(iCustIndex) == length(solnIn.anPart1)))
            bFeasible = 0; 
        end
        iCustIndex = iCustIndex + 1; 
    end

    % Make sure that the travel distance for each drone is not too far
    i = 1; 
    while i <= length(solnIn.anPart3) && bFeasible
        fDroneDistance = 0; 
        if (solnIn.anPart3(i) ~= -1)
            % Here, we will do the drone flight distance calculation the
            % way we did it in the f() function. 

            % Calculate the distance from departure to the customer
            a = aafDistances( anCustomers(solnIn.anPart3(i)) + 1, solnIn.anPart2(i) + 1); 

            % Calculate the distance from the customer to the arrival
            b = aafDistances( solnIn.anPart2(i) + 1, anCustomers(solnIn.anPart4(i)) + 1); 

            % Total Drone distance
            fDroneDistance = (a+b)/alpha;
        end

        if fDroneDistance > maxDistance
            bFeasible = 0; 
        end
        i = i+1; 
    end
end

% Heuristics
function[ WeightInfo ] = weight_init()
% The weight_init() function will initialize the weights of all the
% heuristics available to us and return a structure that keeps track of
% scores, times, weights, gammas, and segments. 

% Input
% 

% Output
%   WeightInfo          The variable WeightInfo is a data structure with
%                        the following attributes: 
%
%    WeightInfo.afScores  : pi vector which represents the heuristic scores
%    WeightInfo.anTimes   : theta vector which represents the number of
%                            times each heuristic was used 
%    WeightInfo.aafWeights: w_q,l array which represents the weight of
%                            heuristic q (col) used in segment l (row)
%    WeightInfo.fGamma    : a coefficient between 0 and 1 used to balance
%                            between the value of earlier weights and the
%                            new normalized scores
%         .nSegmentCounter: current l 

    % Variables
    %   numHeuristics      The current number of heuristics implemented in
    %                       the code; 

    % Number of heuristics
    numHeuristics = 2; 
    
    % Initialize WeightInfo
    WeightInfo.afScores = zeros(1, numHeuristics); % 2 heuristics 
    WeightInfo.anTimes = zeros(1, numHeuristics); 
    WeightInfo.aafWeights(1, :) = (1/numHeuristics) * ones(1, numHeuristics); 
    WeightInfo.fGamma = 0.2; 
    WeightInfo.nSegmentCounter = 1; 
    
end

function[ nHeuristic ] = select_heuristic( WeightInfo ) 
% The select_heuristic function will take in a WeightInfo variable with a
% structure with the attributes: scores, times, weights, gamma, and segment
% counter. It will calculate the probabilities of the heuristic being
% selected using the WeightInfo.aafWeights attribute. 

% Input
%  WeightInfo       Structure with attributes afScores, anTimes,
%                    aafWeights, fGamma, and nSegmentCounter

% Output
%  nHeuristic       Returns the index associated with the chosen heuristic.
%                    For example, 1 = 2-Opt Heuristic, 2 = 3-opt Heuristic,
%                    3 = Greedy Assignment Heuristic, etc

    % Variables
    %  afProbabilities       Vector of probabilities of each heuristic being selected
    %  fHeuristicWeightSum   The sum of the weights from
    %                           WeightInfo.nSegmentCounter
    %  anSize                The dimensions of the aafWeights attribute

    % Calculate the size
    anSize = size(WeightInfo.aafWeights);

    % Calculate vector of probabilities
    fHeuristicWeightSum = 0; 
    for i = 1 : anSize(2)
        fHeuristicWeightSum = fHeuristicWeightSum + ... 
            WeightInfo.aafWeights(WeightInfo.nSegmentCounter, i); 
    end
    
    afProbabilities = ...
        WeightInfo.aafWeights(WeightInfo.nSegmentCounter, :) / fHeuristicWeightSum; 

    % Split interval 
    afBoundaries = [0]; 

    for i = 1 : length(afProbabilities)
        afBoundaries(i+1) = afBoundaries(i) + afProbabilities(i);
    end
    
    % Randomly select one
    fRand = rand(); 

    % Map the rand # to nHeuristic
    for i = 1 : length(afBoundaries)
        if fRand >= afBoundaries(i)
            nHeuristic = i; 
        end
    end      
end

function[ solnNew ] = apply_heuristic_2_opt( solnCurr, C0, aafDistances )
% This function will implement the 2-opt heuristic which will swap two
% customers within the vector of Parts 1 and 2. The customers are selected
% randomly for the 2-Opt method. Chainging the values in Parts 1 and 2
% while keeping the values in Parts 3 and 4 unchanged may lead to an
% infeasible solution due to the flight range constraint. In the case of
% infeasibility, we use the DRONE PLANNER HEURISTIC. 

% Input
%  solnCurr       The current solution 
%  C0             The locations (coordinates) of the customers
%  aafDistances   The distances between customer node

% Output
%  solnBest   The best solution our algorithm was able to determine

    % Variables
    %  nCustA      Randomly selected customer integer
    %  nCustB      Randomly selected customer integer
    %  nCustomers  Number of customers
    %  nIndA1      Index of customer A if in part 1 (-1 if not in part 1)
    %  nIndB1      Index of customer B if in part 1 (-1 if not in part 1)
    %  nIndA2      Index of customer A if in part 2 (-1 if not in part 1)
    %  nIndB2      Index of customer B if in part 2 (-1 if not in part 1)

    % Get the number of customers
    nCustomers = length(solnCurr.anPart1) - 2; 

    for i = 1 : length(solnCurr.anPart2) 
        if solnCurr.anPart2(i) ~= -1
            nCustomers = nCustomers + 1; 
        end
    end
    
    % Get customers to be swapped
    nCustA = randi([1, nCustomers]); % Ignore the 2 zeros
    nCustB = randi([1, nCustomers]);
    
    while nCustB == nCustA
        nCustB = randi([1, nCustomers]);
    end

    % Find which slot in either part1 or part2 each of A & B are at
    % Part 1
    nIndA1 = -1; 
    nIndB1 = -1; 
    for nIndex = 1 : length(solnCurr.anPart1)
        if nCustA == solnCurr.anPart1(nIndex)
            nIndA1 = nIndex;
        end

        if nCustB == solnCurr.anPart1(nIndex) 
            nIndB1 = nIndex;
        end
    end

    % Part 2
    nIndA2 = -1; 
    nIndB2 = -1; 
    for nIndex = 1 : length(solnCurr.anPart2)
        if nCustA == solnCurr.anPart2(nIndex)
            nIndA2 = nIndex; 
        end

        if nCustB == solnCurr.anPart2(nIndex)
            nIndB2 = nIndex; 
        end
    end

    % Create solnNew and swap the two variables
    solnNew = solnCurr; 

    % customer a in part 1 and customer b in part 2
    if nIndA1 ~= -1 && nIndB2 ~= -1
        tempCust = solnNew.anPart1(nIndA1); 
        solnNew.anPart1(nIndA1) = solnNew.anPart2(nIndB2); 
        solnNew.anPart2(nIndB2) = tempCust; 

    % customer a in part 2 and customer b in part 1
    elseif nIndA2 ~= -1 && nIndB1 ~= -1
        tempCust = solnNew.anPart2(nIndA2); 
        solnNew.anPart2(nIndA2) = solnNew.anPart1(nIndB1); 
        solnNew.anPart1(nIndB1) = tempCust; 

    % customer a and b are in part 1
    elseif nIndA1 ~= -1 && nIndB1 ~= -1
        tempCust = solnNew.anPart1(nIndA1); 
        solnNew.anPart1(nIndA1) = solnNew.anPart1(nIndB1); 
        solnNew.anPart1(nIndB1) = tempCust; 

    % customer a and b are in part 2
    elseif nIndA2 ~= -1 && nIndB2 ~= -1
        tempCust = solnNew.anPart2(nIndA2);
        solnNew.anPart2(nIndA2) = solnNew.anPart2(nIndB2); 
        solnNew.anPart2(nIndB2) = tempCust; 
    end


   % Check the feasibility
   bFeasible = check_feasibility(solnNew, C0, aafDistances); 
   if bFeasible == 0
       solnNew = apply_heuristic_7_drone_planner(solnNew, C0, aafDistances); 

       if check_feasibility(solnNew, C0, aafDistances) == 0
           solnNew = solnCurr; 
       end
   end
end

function[ solnNew ] = apply_heuristic_7_drone_planner(solnIn, C0, aafDistances) 
% This function will apply the drone planner heuristic. 

% Input
%   solnIn          The input solution structure
%   C0              The locations (coordinates) of the customers
%   aafDistances    Matrix of all distances between nodes
% Output
%   solnNew         The new solution created from the drone planner
%                       heuristic

    % Variables
    %   P_j         Nested structure that contains every (i, s) combination
    %               where i, s in V (set of all nodes in the network) &&
    %               the flight from i to j to s is in range (< L) && i and
    %               s are truck customers && i is served before s
    %  nDrones      Number of drones           

    solnNew = solnIn; 
    % Count the number of drones
    if isempty(solnIn.anPart2)
        nDrones = 0; 
    else
        nDrones = 1; 
        i = 1; 
        while i < length(solnIn.anPart2) 
            if solnIn.anPart2(i) == -1 
                nDrones = nDrones + 1; 
            end
            i = i + 1; 
        end
    end

    % Create the P_j variable 
    n = length(solnIn.anPart1) - 1; 
    
    iDroneCustomer = 1; 
    for iDrone = 1 : nDrones
        while iDroneCustomer < length(solnIn.anPart2) && solnIn.anPart2(iDroneCustomer) ~= -1           
            iRow = 1; 
            P_j(iDrone).Customer(solnIn.anPart2(iDroneCustomer)).aanCust = zeros(n*(n+1)/2, 2); % the number of possible permutations
            for iLeaving = 1 : length(solnIn.anPart1)
                for sReturning = iLeaving + 1 : length(solnIn.anPart1)
                    P_j(iDrone).Customer(solnIn.anPart2(iDroneCustomer)).aanCust(iRow, :) = ...
                        [solnIn.anPart1(iLeaving), solnIn.anPart1(sReturning)];
                    iRow = iRow + 1; 
                end
            end
            
            for iLeaving = 1 : length(solnIn.anPart1)
                for sReturning = iLeaving + 1 : length(solnIn.anPart1)
                    % Only add solution if it is feasible
                    if check_flight_validity(aafDistances, solnIn.anPart1(iLeaving), solnIn.anPart2(iDroneCustomer), solnIn.anPart1(sReturning))
                        P_j(iDrone).Customer(solnIn.anPart2(iDroneCustomer)).aanCust(iRow, :) = ...
                        [solnIn.anPart1(iLeaving), solnIn.anPart1(sReturning)];
                        iRow = iRow + 1;
                    end
                end
                
            end
            iDroneCustomer = iDroneCustomer + 1; 
        end
        iDroneCustomer = iDroneCustomer + 1; 
    end
    
    % Run algorithm
    for iteration = 1 : 10 
        P_jCopy = P_j; 
        iDrone = 0; 
        bDone = 0; 
        while iDrone < nDrones && bDone ~= 1
            while iDroneCustomer < length(solnIn.anPart2) && solnIn.anPart2(iDroneCustomer) ~= -1 && bDone ~= -1
                % Randomly pick (i, s) from P_c
                anDimensions = size();


            end
        end
    end

    % Run algorithm
    iDroneCustomer = 1; 
    for iteration = 1 : 10
        iDrone = 1; 
        bDone = 0; 
        while iDrone < nDrones && bDone ~= 1
            while iDroneCustomer < length(solnIn.anPart2) && solnIn.anPart2(iDroneCustomer) ~= -1 && bDone ~= 1
                % Select the customer with index iDroneCustomer in the route of UAV iDrone
                nCustomer = solnIn.anPart2(iDroneCustomer); 

                % Randomly pick (i, s) from P_C; If can set, bDone = 1
                
                
                % For all other customers j of current drone


            end
        end
    end







    
end
